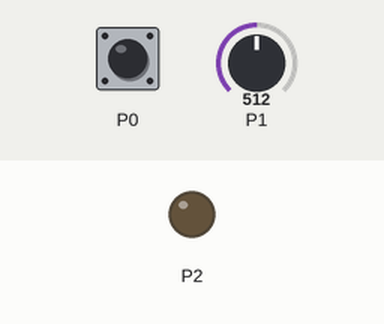
Recording of a program running on a simulated BBC micro:bit running MicroPython. Shown: output pins drawn as LEDs (lit = HIGH). The inputs (shaded band) are chosen by the test bench; at power-on: P0 HIGH, P1 = 512 (analog values on the 0–1023 scale).

Above: at 1.2 s.
1.3 s: P0 pulled LOW for 0.15 s
At 2.0 s:
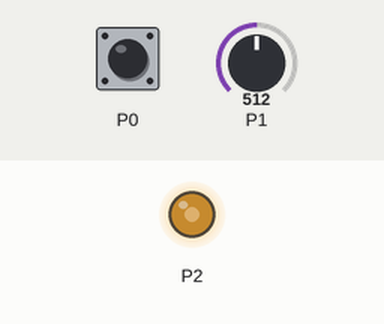
2.9 s: P1 set to 716
At 3.2 s:
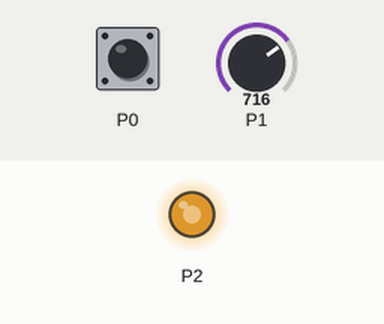
4.4 s: P1 set to 900
At 5.6 s:
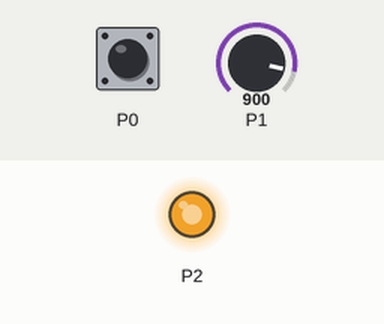
5.9 s: P1 set to 122
At 6.7 s:
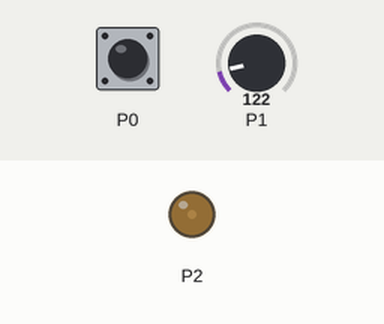
7.4 s: P0 pulled LOW for 1 s
At 7.8 s:
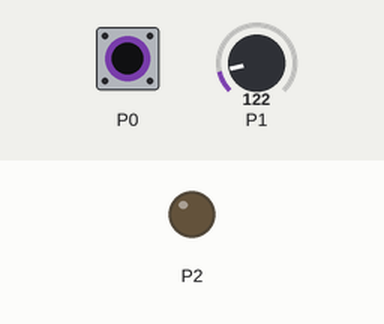
9.9 s: P0 pulled LOW for 3.2 s
At 10.9 s:
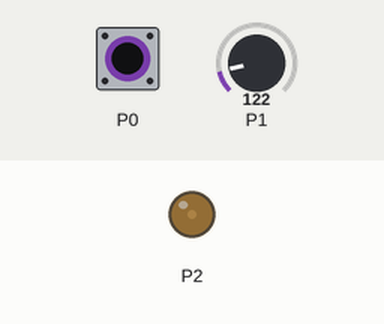
Timing chart, 0 to 12.9 s (numbered marks = the images above; inputs shaded):
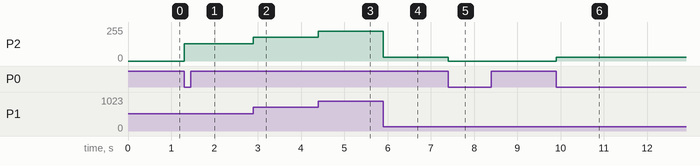

The program:

potentiometer.py
```python
from microbit import *

light_state = False
pin_held = False

def pin_pressed(pin):
    global pin_held

    touched = pin.is_touched()
    ret = touched and not pin_held
    pin_held = touched

    return ret

while True:
    if pin_pressed(pin0):
        light_state = not light_state

    if light_state:
        pin2.write_analog(pin1.read_analog())
    else:
        pin2.write_digital(0)
```

Measured:
- after the input at 1.3 s, P2: 0/255 → 128/255 at once
- after the input at 2.9 s, P2: 128/255 → 178/255 at once
- after the input at 4.4 s, P2: 178/255 → 224/255 at once
- after the input at 5.9 s, P2: 224/255 → 30/255 at once
- after the input at 7.4 s, P2: 30/255 → 0/255 at once
- after the input at 9.9 s, P2: 0/255 → 30/255 at once
